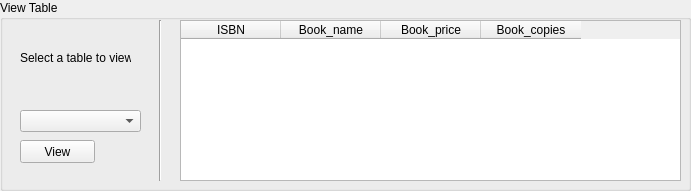
     <widget class="QGroupBox" name="groupBox_2">
      <property name="geometry">
       <rect>
        <x>20</x>
        <y>430</y>
        <width>691</width>
        <height>191</height>
       </rect>
      </property>
      <property name="title">
       <string>View Table</string>
      </property>
      <widget class="QTableWidget" name="tableWidget">
       <property name="geometry">
        <rect>
         <x>180</x>
         <y>20</y>
         <width>501</width>
         <height>161</height>
        </rect>
       </property>
       <column>
        <property name="text">
         <string>ISBN</string>
        </property>
       </column>
       <column>
        <property name="text">
         <string>Book_name</string>
        </property>
       </column>
       <column>
        <property name="text">
         <string>Book_price</string>
        </property>
       </column>
       <column>
        <property name="text">
         <string>Book_copies</string>
        </property>
       </column>
      </widget>
      <widget class="Line" name="line_3">
       <property name="geometry">
        <rect>
         <x>150</x>
         <y>20</y>
         <width>20</width>
         <height>161</height>
        </rect>
       </property>
       <property name="orientation">
        <enum>Qt::Vertical</enum>
       </property>
      </widget>
      <widget class="QComboBox" name="tables_drop">
       <property name="geometry">
        <rect>
         <x>20</x>
         <y>110</y>
         <width>121</width>
         <height>22</height>
        </rect>
       </property>
      </widget>
      <widget class="QLabel" name="label_11">
       <property name="geometry">
        <rect>
         <x>20</x>
         <y>50</y>
         <width>111</width>
         <height>16</height>
        </rect>
       </property>
       <property name="text">
        <string>Select a table to view</string>
       </property>
      </widget>
      <widget class="QPushButton" name="viewTbBtn">
       <property name="geometry">
        <rect>
         <x>20</x>
         <y>140</y>
         <width>75</width>
         <height>23</height>
        </rect>
       </property>
       <property name="text">
        <string>View</string>
       </property>
      </widget>
     </widget>
